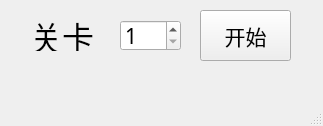
<?xml version="1.0" encoding="UTF-8"?>
<ui version="4.0">
 <class>MainWindow</class>
 <widget class="QMainWindow" name="MainWindow">
  <property name="geometry">
   <rect>
    <x>0</x>
    <y>0</y>
    <width>323</width>
    <height>126</height>
   </rect>
  </property>
  <property name="minimumSize">
   <size>
    <width>323</width>
    <height>126</height>
   </size>
  </property>
  <property name="maximumSize">
   <size>
    <width>323</width>
    <height>126</height>
   </size>
  </property>
  <property name="windowTitle">
   <string>选择关卡</string>
  </property>
  <widget class="QWidget" name="centralwidget">
   <widget class="QPushButton" name="pushButton">
    <property name="geometry">
     <rect>
      <x>200</x>
      <y>10</y>
      <width>91</width>
      <height>51</height>
     </rect>
    </property>
    <property name="font">
     <font>
      <family>Noto Sans</family>
      <pointsize>16</pointsize>
     </font>
    </property>
    <property name="text">
     <string>开始</string>
    </property>
   </widget>
   <widget class="QLabel" name="label">
    <property name="geometry">
     <rect>
      <x>30</x>
      <y>20</y>
      <width>81</width>
      <height>31</height>
     </rect>
    </property>
    <property name="font">
     <font>
      <family>Noto Sans</family>
      <pointsize>24</pointsize>
     </font>
    </property>
    <property name="text">
     <string>关卡</string>
    </property>
   </widget>
   <widget class="QSpinBox" name="spinBox">
    <property name="geometry">
     <rect>
      <x>120</x>
      <y>20</y>
      <width>61</width>
      <height>31</height>
     </rect>
    </property>
    <property name="font">
     <font>
      <family>Noto Sans</family>
      <pointsize>16</pointsize>
     </font>
    </property>
    <property name="minimum">
     <number>1</number>
    </property>
   </widget>
  </widget>
  <widget class="QMenuBar" name="menubar">
   <property name="geometry">
    <rect>
     <x>0</x>
     <y>0</y>
     <width>323</width>
     <height>27</height>
    </rect>
   </property>
  </widget>
  <widget class="QStatusBar" name="statusbar"/>
 </widget>
 <resources/>
 <connections/>
</ui>
